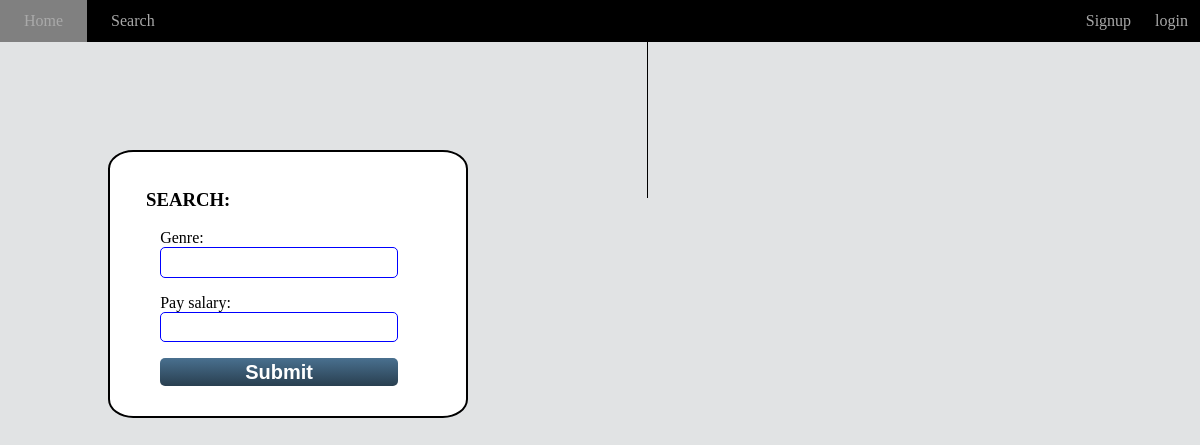
The app's page /registration/search/, older data.
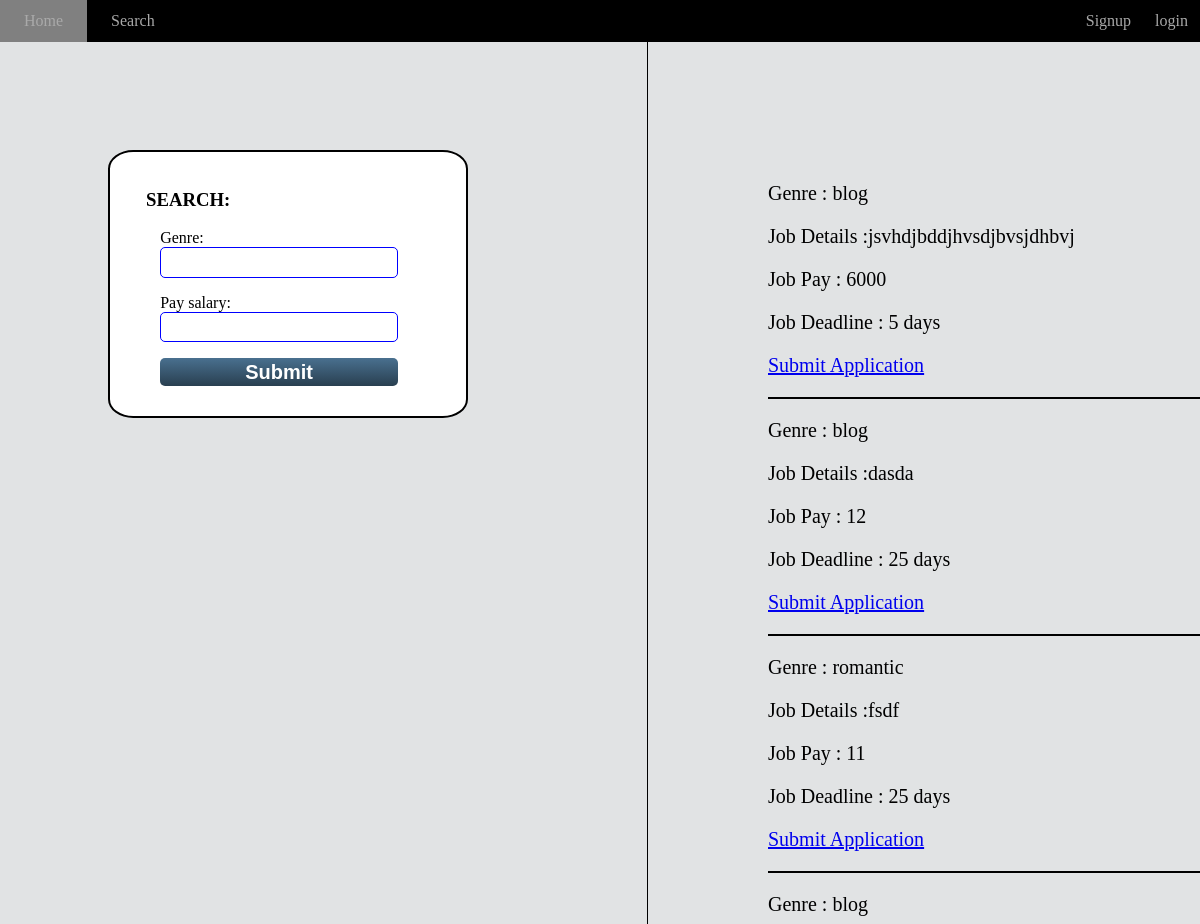
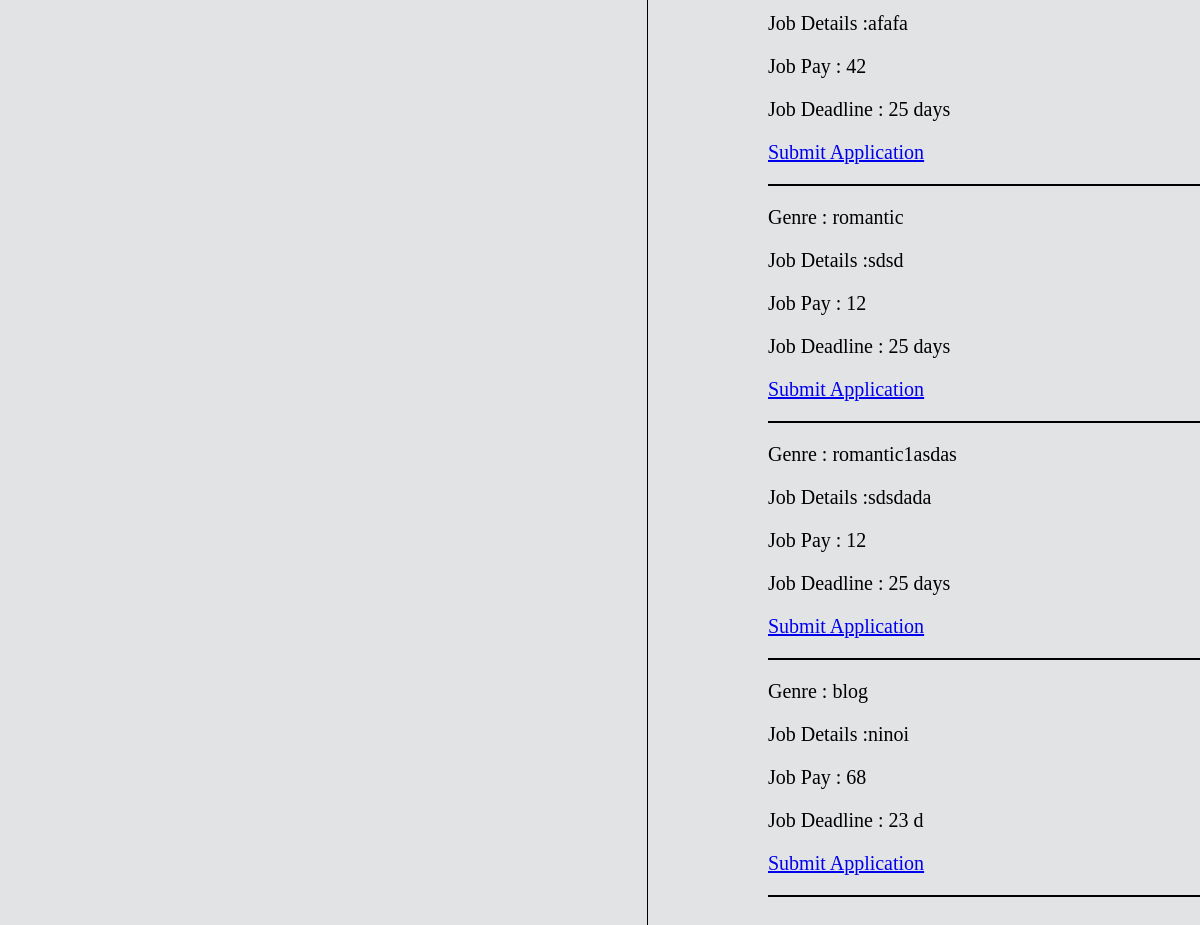
The same page, newer data (2 pictures, top to bottom).
### registration/models.py (models this page shows)
class JobDetails(models.Model):
    company_name = models.CharField(primary_key=False, max_length=20)
    genre = models.CharField(max_length=20)
    details = models.CharField(primary_key=True,max_length=100000)
    pay = models.IntegerField(default=0)
    deadline = models.IntegerField()
    pub_date = models.DateTimeField('date published')

### registration/views.py (the view, shortened to what this page needs)
def search_job(request):
    form = SearchJob()
    try:
        if (request.session.has_key('username') or request.session.has_key('companyname')):
            x = "off"
        else:
            x = "on"
    except:
        return HttpResponseRedirect('/registration/jobseeker/thanks/')
    list_job = JobDetails.objects.all()
    return render(request, 'search.html', {'form': form, 'flag': x ,'list':list_job })

### registration/forms.py
class SearchJob(forms.Form):
    search = forms.CharField(required="true", label="Genre", max_length=100)
    pay_Salary = forms.IntegerField(required=False)

### registration/templates/search.html (shortened to what this page needs)
{% load static %}
<html>
	<head>
			<link rel="stylesheet" type="text/css" href="{% static './css/search.css' %}">
			<header>
			<div>
				<ul class="nav">
				  <li><a class="nav_left" href="{% url 'registration:home' %}">Home</a></li>
				   <li><a class="nav_left"href="{% url 'registration:Search Job' %}">Search</a></li>
                    {% if flag == "on" %}
                        <li class="nav_right"><a href="">login</a>
                      <li class="nav_right"><a href="">Signup</a>
                    {% endif %}
				</ul>
			</div>
			</header>
	</head>
	<body>
			<div style="">
				<div class="right_text">
				<div  class="job">
                {% if job == 0 %}
                    <p><h3>No Job Found</h3></p>
                    {% else %}
					{%  for JobDetails in list %}
                        <p> Genre : {{ JobDetails.genre }}</p>
                        <p> Job Details :{{ JobDetails.details }}</p>
                        <p> Job Pay : {{ JobDetails.pay }}</p>
                        <p> Job Deadline : {{ JobDetails.deadline }}</p>
                        <a  href="{% url 'registration:application' JobDetails.details %}"><p>Submit Application</p></a>
                        <hr>
					{% endfor %}
                {% endif %}
				</div>
				</div>
				<div  style=" width:30%; padding:9%; position:fixed;">
				<div class="search">
					<h3> SEARCH:</h3>
					<form  method="post">
						{{ form.as_p }}
						 <input type="submit" value="Submit" />
					 </form>
				</div>
				</div>
			</div>
 </body>
</html>

Row changes from the older to the newer data that the page shows:
added JobDetails: genre "blog", details "jsvhdjbddjhvsdjbvsjdhbvj", pay "6000", deadline "5 days"
added JobDetails: genre "blog", details "dasda", pay "12", deadline "25 days"
added JobDetails: genre "romantic", details "fsdf", pay "11", deadline "25 days"
added JobDetails: genre "blog", details "afafa", pay "42", deadline "25 days"
added JobDetails: genre "romantic", details "sdsd", pay "12", deadline "25 days"
added JobDetails: genre "romantic1asdas", details "sdsdada", pay "12", deadline "25 days"
added JobDetails: genre "blog", details "ninoi", pay "68", deadline "23 d"
